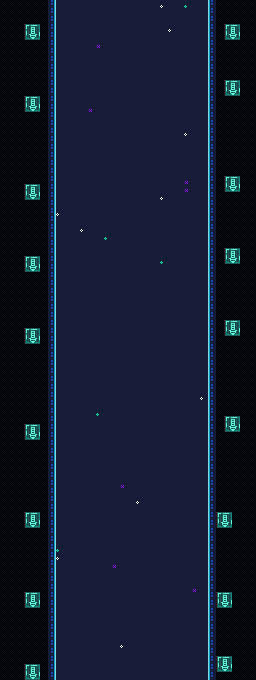

This is a level from a 2D game, rendered from its Tiled map with the project's own tilesets. A one-line summary and the map file follow, with tile-layer data summarised:
An orthogonal 32x85 tile map with 8x8 px tiles, 5 tile layers (Sky, IntGrid_layer_values, IntGrid_layer, IntGrid_values, ...), 3 tilesets.

<map version="1.4" tiledversion="1.4.2" orientation="orthogonal" renderorder="right-down" compressionlevel="0" width="32" height="85" tilewidth="8" tileheight="8" infinite="0" backgroundcolor="#171C39" nextlayerid="6" nextobjectid="1"><tileset firstgid="1" name="Cavernas_by_Adam_Saltsman3" tilewidth="8" tileheight="8" tilecount="384" columns="12" objectalignment="topleft" margin="0" spacing="0"><image source="../../atlas/Cavernas_by_Adam_Saltsman.png" width="96" height="256" /></tileset><tileset firstgid="385" name="IntGrid" tilewidth="8" tileheight="8" tilecount="1" columns="1" objectalignment="topleft"><image source="IntGrid.intgrid.png" width="8" height="8" /></tileset><tileset firstgid="386" name="IntGrid_layer" tilewidth="8" tileheight="8" tilecount="4" columns="4" objectalignment="topleft"><image source="IntGrid_layer.intgrid.png" width="32" height="8" /></tileset><layer id="1" name="Sky" width="32" height="85" opacity="1"><data>[2720 cells, 22 non-empty, 3 distinct tile ids]</data></layer><layer id="2" name="IntGrid_layer_values" width="32" height="85" opacity="1"><data>[2720 cells, 1105 non-empty, 1 distinct tile ids]</data></layer><layer id="3" name="IntGrid_layer" width="32" height="85" opacity="1"><data>[2720 cells, 1105 non-empty, 2 distinct tile ids]</data></layer><layer id="4" name="IntGrid_values" width="32" height="85" opacity="1"><data>[2720 cells, 0 non-empty, 0 distinct tile ids]</data></layer><layer id="5" name="Tiles" width="32" height="85" opacity="1"><data>[2720 cells, 72 non-empty, 4 distinct tile ids]</data></layer></map>
